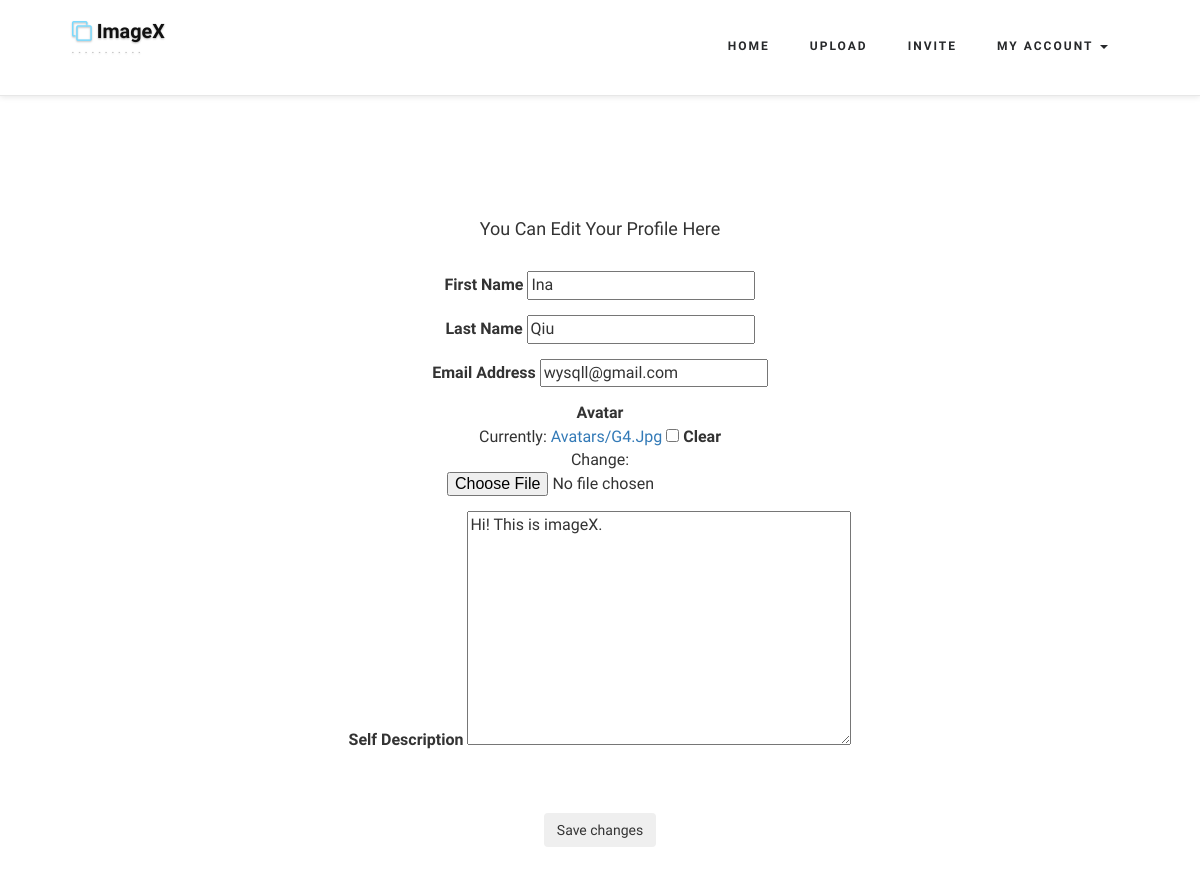
Page /edit_profile/ (signed in) on the committed database.
### mainApp/models.py (models this page shows)
class Member(AbstractUser):
	avatar = models.ImageField(upload_to='avatars/',validators=[validate_file_extension], blank=True)
	self_description = models.TextField(max_length=30,blank=True)
	class Meta(AbstractUser.Meta):
		pass

### mainApp/views.py (the view)
# urls.py: url(r'^edit_profile/',views.edit_profile, name='edit_profile')
@login_required
def edit_profile(request):
    if request.method == 'POST':
        form = EditProfileForm(request.POST, request.FILES, instance=request.user)
        if form.is_valid():
            form.save()
            return redirect(myaccount)
    else:
        form = EditProfileForm(instance=request.user)
    return render(request,'edit_profile.html',{'form':form})

### mainApp/forms.py
class EditProfileForm(UserChangeForm):
    class Meta(UserChangeForm.Meta):
        model = Member
        fields = ['first_name', 'last_name', 'email','avatar','self_description', 'password',]

### mainApp/templates/edit_profile.html (shortened to what this page needs)
<!DOCTYPE html>
<html>
<head>
{% load staticfiles %}
</head>
<body>
{% if user.is_authenticated %}
  {% include 'base_login.html' %}
{% else %}
  {% include 'base.html' %}
{% endif %}
<div class="banner_bottom">
	<div class="container">
		<div class="about">
			<h3>You can edit your profile here</h3><br>
			<form action="" method='POST' enctype='multipart/form-data'>
			<div class="form-group">
				<label for="{{ form.first_name.id_for_label }}">First Name</label>
				{{form.first_name}}<br>
			</div>
			<div class="form-group">
		    	<label for="{{ form.last_name.id_for_label }}">Last Name</label>
		    	{{ form.last_name }}<br>
		    </div>
		    <div class="form-group">
		    	<label for="{{ form.email.id_for_label }}">Email Address</label>
		    	{{ form.email }}<br>
		    </div>
		    <div class="form-group">
				<label for="{{ form.avatar.id_for_label }}">Avatar</label>
				<center>{{ form.avatar }}</center>
			</div>
			<div class="form-group">
				<label for="{{ form.self_description.id_for_label }}">Self Description</label>
				{{ form.self_description }}<br>
			</div>
			<br><br><button type="submit" class="btn btn-outline-secondary">Save changes</button>
		   </form>
		</div>
	</div>
</div>
</body>
</html>

### mainApp/static/css/style.css (style rules this page uses)
html, body { margin: 0; font-size: 100%; background: #fff; font-family: 'Raleway', sans-serif; }
body a { text-decoration: none; transition: 0.5s all; -webkit-transition: 0.5s all; -moz-transition: 0.5s all; -o-transition: 0.5s all; -ms-transition: 0.5s all; }
h1, h2, h3, h4, h5, h6 { margin: 0; font-family: 'Raleway', sans-serif; font-size: large; line-height: 1cm; }
label { margin: 0; }
.banner_bottom { padding: 7em 0; text-align: center; text-transform: capitalize; }
@media (max-width:1440px) { .banner_bottom,.works,.banner_bottom,.blog_sec,.tesimonials { padding:6em 0; } }

### rows in the picture
Member: first_name "Ina", last_name "Qiu", email "wysqll@gmail.com", self_description "Hi! This is imageX."
